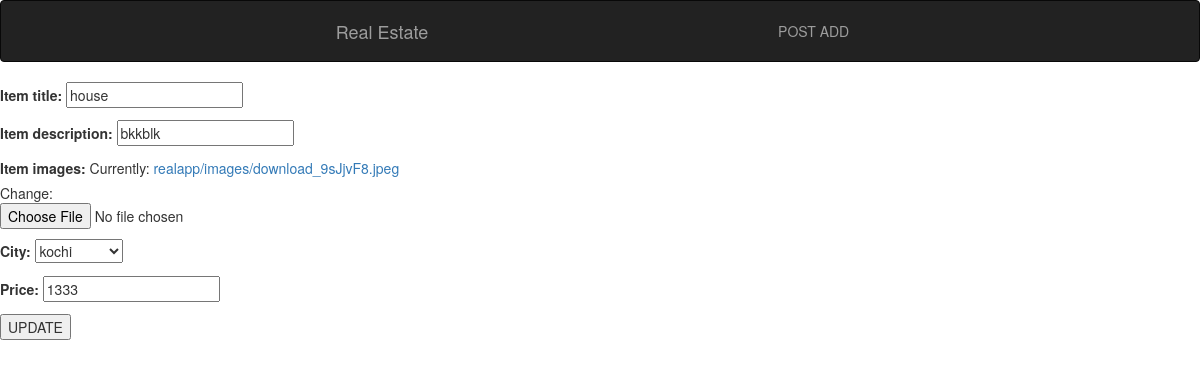
The page /edit/1/ on the database as committed earlier.
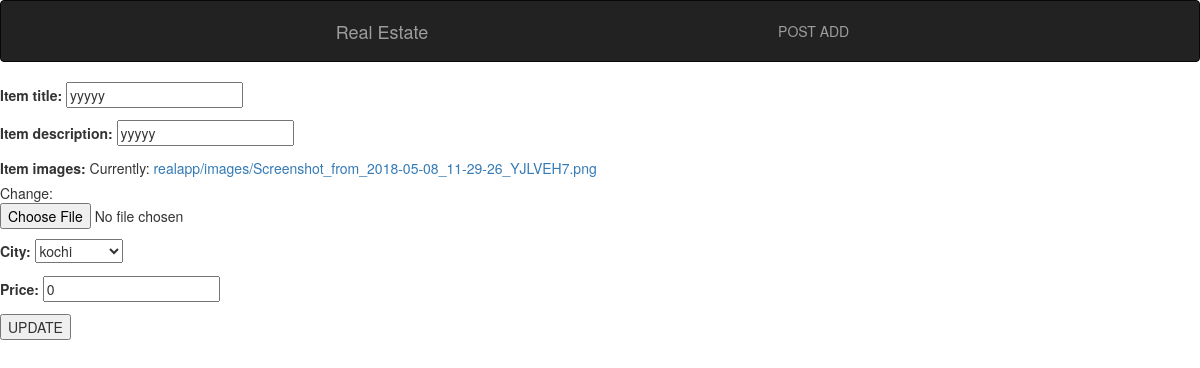
The same page on the database as committed later.
### realapp/models.py (models this page shows, shortened)
class Item(models.Model):
    ITEM_TYPE = (
        ('V', 'Villa'),
        ('P', 'Plot'),
        ('F', 'Flat'),
    )
    CITY = (
        ('KOCHI','kochi'),
        ('TRIVANDRUM','trivandrum'),
        ('KOTTAYAM','kottayam'),
        ('THRISSUR','thrissur'),
        ('KOZHIKODE','kozhikode'),
    )
    item_title = models.CharField(max_length=50)
    item_description = models.CharField(max_length=90)
    item_type = models.CharField(max_length=1, choices=ITEM_TYPE)
    item_images = models.ImageField(upload_to='realapp/images')
    creator_name = models.ForeignKey(UserProfile, on_delete=models.CASCADE, )
    phone_regex = RegexValidator(regex=r'^\+?1?\d{9,15}$',
                                 message="Invalid Mobile Number !!!")
    contact_phone_no = models.CharField(validators=[phone_regex], max_length=10, blank=True)
    city = models.CharField(max_length=20, choices=CITY)
    price = models.IntegerField(default=1)

### realapp/views.py (the view)
# urls.py: path('edit/<int:pk>/', views.EditAdd.as_view(), name="edit"),
class EditAdd(UpdateView):
    model = Item
    fields = ['item_title','item_description','item_images','city','price']
    template_name= 'realapp/detail_edit.html'
    success_url = '/'

### realapp/templates/realapp/detail_edit.html
{% extends 'realapp/base.html' %}
{% load staticfiles %}
{% block content %}
<form action =" " method="post" enctype="multipart/form-data">{% csrf_token %}
            {{ form.as_p }}
            <input type="submit" value="UPDATE" />
    </form>
{% endblock %}

Rows that differ between the two databases and show on the page:
changed Item "kochi": item_title "house" → "yyyyy"; item_description "bkkblk" → "yyyyy"; price "1333" → "0"
Other text that changed with them:
text no longer shown: "Item title: Item description: Item images: Currently: realapp/images/download_9sJjvF8.jpeg Change: City: Price:"
text now shown: "Item title: Item description: Item images: Currently: realapp/images/Screenshot_from_2018-05-08_11-29-26_YJLVEH7.png Change: City: Price:"
